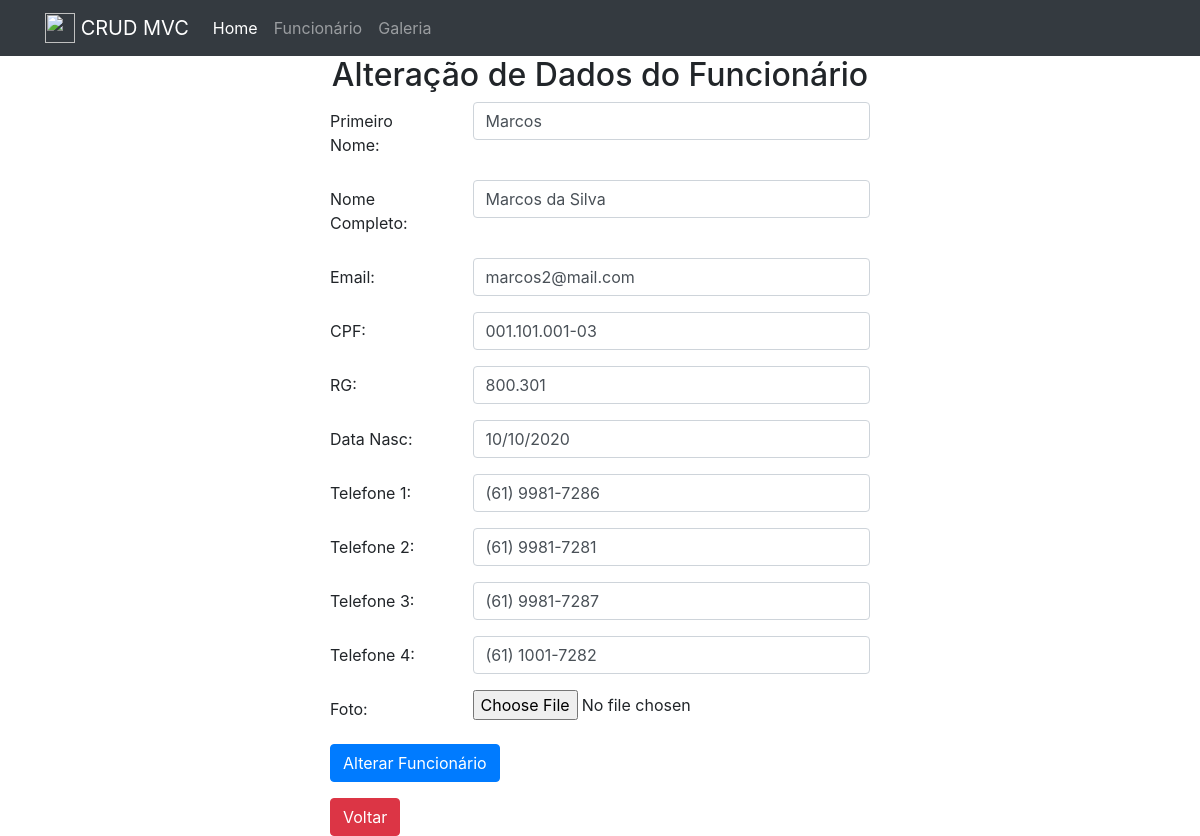
/funcionario/altera/11, run on an earlier commit of the app's database.
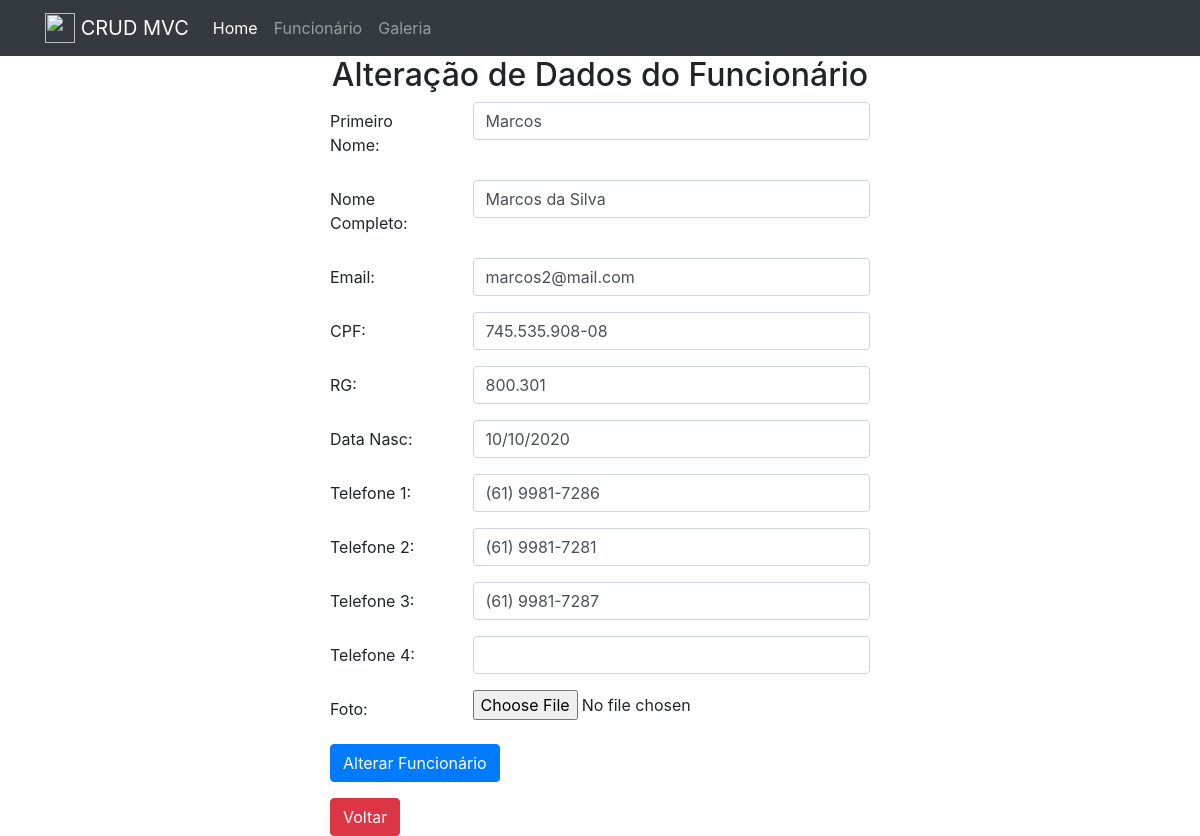
And on a later commit of the database.
### tables this page shows
CREATE TABLE `funcionario` (
  `codigo_func` int(11) NOT NULL,
  `primeiro_nome` varchar(60) NOT NULL,
  `nome_completo` varchar(180) NOT NULL,
  `email` varchar(120) NOT NULL,
  `cpf` varchar(14) NOT NULL,
  `rg` varchar(15) NOT NULL,
  `data_nascimento` date NOT NULL,
  `foto` varchar(40) NOT NULL
);

### core/Controller.php (called while the page is built, shortened)
<?php
class Controller
{
	public function loadTemplate($viewName, $viewData = array())
	{
		require 'views/template.php';
	}
	public function loadViewInTemplate($viewName, $viewData = array())
	{
		extract($viewData);
		require 'views/'.$viewName.'.php';
	}
}

### controllers/FuncionarioController.php (called while the page is built, shortened)
<?php
class FuncionarioController extends Controller
{
    public function altera($codigo)
    {
        $array = [
            'msg' => [],
            'func' => []
        ];
        $funcionario = new Funcionario();
        $array['func'] = $funcionario->pesquisarFuncionarioPorId($codigo);
        $array['func']['data_nascimento'] = DataHelpers::converterDataParaTela($array['func']['data_nascimento']);
        $this->loadTemplate('funcionario_altera', $array);
    }
}

### core/Core.php (called while the page is built, shortened)
<?php
class Core
{
	public function run()
	{
		$url = '/';
		if(isset($_GET['url']))
		{
			$url .= $_GET['url'];
		}
		$params = array();
		if(!empty($url) && $url != '/')
		{
			$url = explode('/', $url);
			array_shift($url);
			array_shift($url);
			if(isset($url[0]) && !empty($url[0]))
			{
				$currentAction = $url[0];
				array_shift($url);
			}
			else
			{
				$currentAction = 'index';
			}
			if(count($url) > 0)
			{
				$params = $url;
			}
		}
		else
		{
			$currentController = 'HomeController';
			$currentAction = 'index';
		}
		$c = new $currentController();
		call_user_func_array(array($c, $currentAction), $params);
	}
}

### index.php (called while the page is built, shortened)
<?php
spl_autoload_register(function($class){
	$class = ucfirst($class);
});
$core = new Core();
$core->run();

### core/Model.php (called while the page is built, shortened)
<?php
class Model
{
	public function __construct()
	{
		global $db;
		$this->db = $db;
	}
}

### models/Funcionario.php (called while the page is built, shortened)
<?php
class Funcionario extends Model
{
    public function pesquisarFuncionarioPorId($id)
    {
        $func = array();
        $sql = $this->db->prepare("SELECT codigo_func, primeiro_nome, nome_completo, email, cpf, rg, data_nascimento, foto FROM funcionario WHERE codigo_func = :codigo_func");
        $sql->bindValue(':codigo_func', $id);
        $sql->execute();
        if($sql && $sql->rowCount() > 0) {
            $func = $sql->fetch(PDO::FETCH_ASSOC);
            $sql = $this->db->query("SELECT codigo_tel, tel_contato FROM telefone WHERE Funcionario_codigo_func = '$id'");
            $telefones = $sql->fetchAll(PDO::FETCH_ASSOC);
            foreach($telefones as $telefone) {
                $func['telefones'][] = $telefone['tel_contato'];
            }
        }
        return $func;
    }
}

### views/funcionario_altera.php (the view, shortened to what the changed rows need)
<div class="row justify-content-center">
    <h2>Alteração de Dados do Funcionário</h2>
</div>
<div class="row justify-content-center">
    <div class="col-6">
            <form method="POST" action="<?=BASE_URL;?>funcionario/altera_func" enctype="multipart/form-data">
            <div class="form-group row">
                <div class="col-sm-9">
                    <input type="text" class="form-control" id="primeiro_nome" name="primeiro_nome" value="<?= isset($func['primeiro_nome'])?$func['primeiro_nome']:'';?>"  required />
                </div>
            </div>
            <div class="form-group row">
                <div class="col-sm-9">
                    <input type="text" class="form-control" id="nome" name="nome" value="<?= isset($func['nome_completo'])?$func['nome_completo']:'';?>" required />
                </div>
            </div>
            <div class="form-group row">
                <div class="col-sm-9">
                    <input type="email" class="form-control" id="email" name="email" value="<?= isset($func['email'])?$func['email']:'';?>" required />
                </div>
            </div>
            <div class="form-group row">
                <div class="col-sm-9">
                    <input type="text" class="form-control cpf" id="cpf" name="cpf" value="<?= isset($func['cpf'])?$func['cpf']:'';?>" maxlength="14" required />
                </div>
            </div>
            <div class="form-group row">
                <div class="col-sm-9">
                    <input type="text" class="form-control rg" id="rg" name="rg" value="<?= isset($func['rg'])?$func['rg']:'';?>" maxlength="14" required />
                </div>
            </div>
            <div class="form-group row">
                <div class="col-sm-9">
                <input type="text" class="form-control telefone" id="telefone4" name="telefone4" value="<?= isset($func['telefones'][3])?$func['telefones'][3]:'';?>" />
                </div>
            </div>
        </form>
    </div>
</div>

What changed in the data, as far as the page shows it:
changed funcionario "Marcos": cpf "001.101.001-03" → "745.535.908-08"
Also different on the page:
form field telefone4: "(61) 1001-7282" → (not shown)
